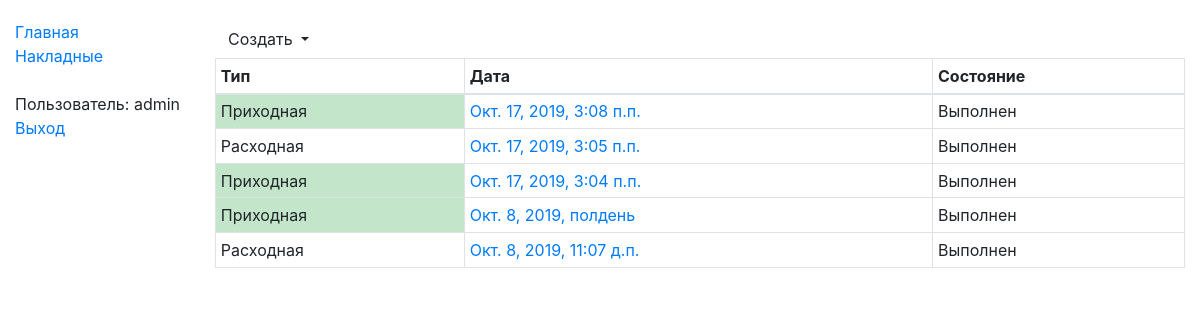
/stock/acts/ (signed in), run on an earlier commit of the app's database.
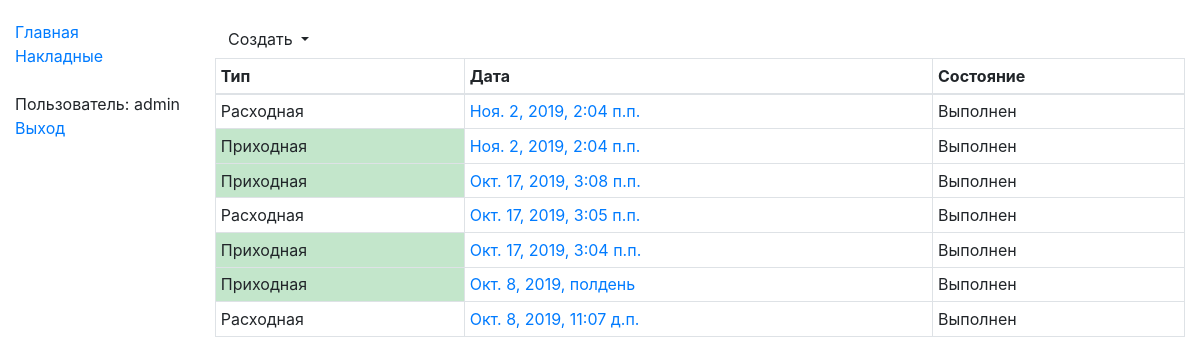
And on a later commit of the database.
### stocks/models.py (models this page shows, shortened)
class StkAct(models.Model):
    STATE_REGISTERING = "100"
    STATE_DONE = "300"
    s_state_choices = ((STATE_REGISTERING, "Оформляется"), (STATE_DONE, "Выполнен"))
    d_create_date = models.DateTimeField("Дата содания", db_index=True)
    d_reg_date = models.DateTimeField("Дата проведения", null=True)
    n_direction = models.SmallIntegerField("Направление", null=False)
    s_state = models.CharField("Состояние", max_length=3, choices=s_state_choices, null=False)
    def get_absolute_url(self):
        return reverse('stk_act-detail', args=[str(self.id)])

### stocks/act/act_views.py (the view)
# urls.py: path('acts/', act_views.StkActListView.as_view(), name='stk_acts'),
class StkActListView(LoginRequiredMixin, generic.ListView):
    model = StkAct
    template_name = 'act/stk_act_list.html'
    paginate_by = 100
    def get_queryset(self):
        return StkAct.objects.all().order_by("-d_create_date")

### stocks/templates/act/stk_act_list.html (shortened to what this page needs)
{% extends "base_generic_content.html" %}
{% block content %}
    <div class="btn-group" role="group" aria-label="Button group with nested dropdown">
        <div class="btn-group" role="group">
            <button id="btnGroupCreate" type="button" class="btn dropdown-toggle btn-default" data-toggle="dropdown" aria-haspopup="true" aria-expanded="false">
                Создать
            </button>
        </div>
    </div>
    <table class="table table-hover table-bordered table-sm">
        <thead>
            <tr>
                <th>Тип</th>
                <th>Дата</th>
                <th>Состояние</th>
            </tr>
        </thead>
        <tbody>
        {% if object_list %}
            {% for object in object_list %}
                <tr class="grid-row" data-id="{{ object.id }}">
                    {% if object.n_direction == 1 %}<td class="table-success">Приходная</td>{% else %}<td>Расходная</td>{% endif %}
                    <td><a href="{{ object.get_absolute_url }}">{{ object.d_create_date }}</a></td>
                    <td {% if object.s_state != "300" %}class="table-warning"{% endif %}>{{ object.get_s_state_display}}</td>
                </tr>
            {% endfor %}
        {% endif %}
        </tbody>
    </table>
{% endblock %}

What changed in the data, as far as the page shows it:
added StkAct: n_direction "Расходная", d_create_date "Ноя. 2, 2019, 2:04 п.п.", s_state "Выполнен"
added StkAct: n_direction "Приходная", d_create_date "Ноя. 2, 2019, 2:04 п.п.", s_state "Выполнен"
